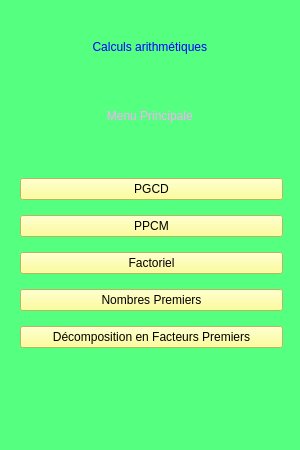
<?xml version="1.0" encoding="UTF-8"?>
<ui version="4.0">
 <class>Form</class>
 <widget class="QWidget" name="Form">
  <property name="geometry">
   <rect>
    <x>0</x>
    <y>0</y>
    <width>300</width>
    <height>450</height>
   </rect>
  </property>
  <property name="windowTitle">
   <string>Form</string>
  </property>
  <property name="styleSheet">
   <string notr="true">background-color: rgb(85, 255, 127);</string>
  </property>
  <widget class="QWidget" name="verticalLayoutWidget_3">
   <property name="geometry">
    <rect>
     <x>20</x>
     <y>40</y>
     <width>263</width>
     <height>368</height>
    </rect>
   </property>
   <layout class="QVBoxLayout" name="verticalLayout_3">
    <property name="spacing">
     <number>55</number>
    </property>
    <item>
     <layout class="QVBoxLayout" name="verticalLayout_2">
      <item>
       <widget class="QLabel" name="label">
        <property name="styleSheet">
         <string notr="true">font: 75 20pt &quot;MS Shell Dlg 2&quot;;
color: rgb(0, 0, 255);</string>
        </property>
        <property name="text">
         <string>Calculs arithmétiques </string>
        </property>
        <property name="alignment">
         <set>Qt::AlignCenter</set>
        </property>
       </widget>
      </item>
      <item>
       <widget class="QLabel" name="label_2">
        <property name="styleSheet">
         <string notr="true">font: 75 20pt &quot;MS Shell Dlg 2&quot;;
color: rgb(255, 170, 255);</string>
        </property>
        <property name="text">
         <string>Menu Principale </string>
        </property>
        <property name="alignment">
         <set>Qt::AlignCenter</set>
        </property>
       </widget>
      </item>
     </layout>
    </item>
    <item>
     <layout class="QVBoxLayout" name="verticalLayout">
      <property name="spacing">
       <number>15</number>
      </property>
      <item>
       <widget class="QPushButton" name="pgcd">
        <property name="styleSheet">
         <string notr="true">background-color: rgb(255, 255, 127);
font: 75 10pt &quot;MS Shell Dlg 2&quot;;</string>
        </property>
        <property name="text">
         <string>PGCD</string>
        </property>
       </widget>
      </item>
      <item>
       <widget class="QPushButton" name="ppcm">
        <property name="styleSheet">
         <string notr="true">background-color: rgb(255, 255, 127);
font: 75 10pt &quot;MS Shell Dlg 2&quot;;</string>
        </property>
        <property name="text">
         <string>PPCM</string>
        </property>
       </widget>
      </item>
      <item>
       <widget class="QPushButton" name="fac">
        <property name="styleSheet">
         <string notr="true">background-color: rgb(255, 255, 127);
font: 75 10pt &quot;MS Shell Dlg 2&quot;;</string>
        </property>
        <property name="text">
         <string>Factoriel</string>
        </property>
       </widget>
      </item>
      <item>
       <widget class="QPushButton" name="np">
        <property name="styleSheet">
         <string notr="true">background-color: rgb(255, 255, 127);
font: 75 10pt &quot;MS Shell Dlg 2&quot;;</string>
        </property>
        <property name="text">
         <string>Nombres Premiers</string>
        </property>
       </widget>
      </item>
      <item>
       <widget class="QPushButton" name="defp">
        <property name="styleSheet">
         <string notr="true">background-color: rgb(255, 255, 127);
font: 75 10pt &quot;MS Shell Dlg 2&quot;;</string>
        </property>
        <property name="text">
         <string>Décomposition en Facteurs Premiers</string>
        </property>
       </widget>
      </item>
     </layout>
    </item>
    <item>
     <spacer name="verticalSpacer">
      <property name="orientation">
       <enum>Qt::Vertical</enum>
      </property>
      <property name="sizeHint" stdset="0">
       <size>
        <width>138</width>
        <height>55</height>
       </size>
      </property>
     </spacer>
    </item>
   </layout>
  </widget>
 </widget>
 <resources/>
 <connections/>
</ui>
